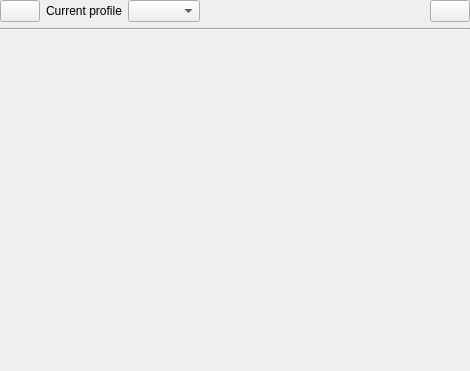
<?xml version="1.0" encoding="UTF-8"?>
<ui version="4.0">
 <class>ReosHydraulicStructureProfilesWidget</class>
 <widget class="QWidget" name="ReosHydraulicStructureProfilesWidget">
  <property name="geometry">
   <rect>
    <x>0</x>
    <y>0</y>
    <width>470</width>
    <height>371</height>
   </rect>
  </property>
  <property name="windowTitle">
   <string>Form</string>
  </property>
  <layout class="QGridLayout" name="gridLayout" rowstretch="0,0,1">
   <property name="leftMargin">
    <number>0</number>
   </property>
   <property name="topMargin">
    <number>0</number>
   </property>
   <property name="rightMargin">
    <number>0</number>
   </property>
   <property name="bottomMargin">
    <number>0</number>
   </property>
   <item row="1" column="0">
    <widget class="Line" name="line">
     <property name="orientation">
      <enum>Qt::Horizontal</enum>
     </property>
    </widget>
   </item>
   <item row="2" column="0">
    <widget class="ReosPlotWidget" name="mPlotWidget" native="true"/>
   </item>
   <item row="0" column="0">
    <layout class="QHBoxLayout" name="horizontalLayout_2">
     <property name="rightMargin">
      <number>0</number>
     </property>
     <item>
      <widget class="QPushButton" name="mBackButton">
       <property name="text">
        <string/>
       </property>
       <property name="icon">
        <iconset resource="../../../images/images.qrc">
         <normaloff>:/images/back.svg</normaloff>:/images/back.svg</iconset>
       </property>
      </widget>
     </item>
     <item>
      <widget class="QLabel" name="label">
       <property name="text">
        <string>Current profile</string>
       </property>
      </widget>
     </item>
     <item>
      <widget class="QComboBox" name="mProfileComboBox"/>
     </item>
     <item>
      <layout class="QHBoxLayout" name="mToolBarLayout">
       <property name="leftMargin">
        <number>0</number>
       </property>
       <property name="rightMargin">
        <number>0</number>
       </property>
      </layout>
     </item>
     <item>
      <spacer name="horizontalSpacer_2">
       <property name="orientation">
        <enum>Qt::Horizontal</enum>
       </property>
       <property name="sizeHint" stdset="0">
        <size>
         <width>40</width>
         <height>20</height>
        </size>
       </property>
      </spacer>
     </item>
     <item>
      <widget class="QPushButton" name="mDetachButton">
       <property name="toolTip">
        <string>Detach</string>
       </property>
       <property name="icon">
        <iconset resource="../../../images/images.qrc">
         <normaloff>:/images/detach.svg</normaloff>:/images/detach.svg</iconset>
       </property>
      </widget>
     </item>
    </layout>
   </item>
  </layout>
 </widget>
 <customwidgets>
  <customwidget>
   <class>ReosPlotWidget</class>
   <extends>QWidget</extends>
   <header>reosplotwidget.h</header>
   <container>1</container>
  </customwidget>
 </customwidgets>
 <resources>
  <include location="../../../images/images.qrc"/>
 </resources>
 <connections/>
</ui>
